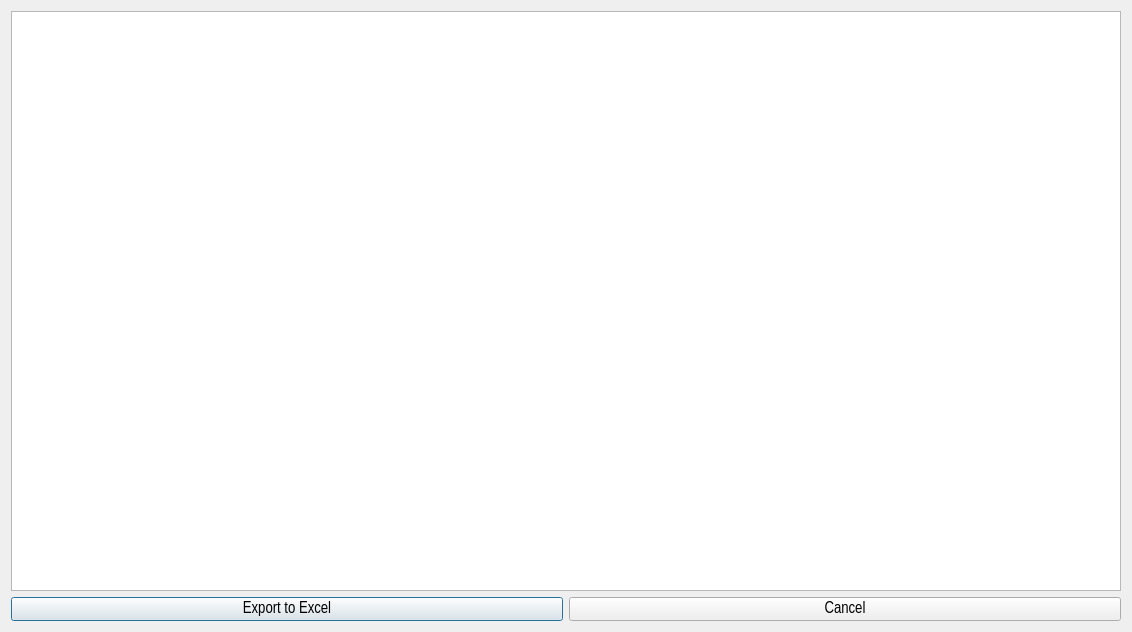
<?xml version="1.0" encoding="UTF-8"?>
<ui version="4.0">
 <class>MoreInforDlg</class>
 <widget class="QDialog" name="MoreInforDlg">
  <property name="windowModality">
   <enum>Qt::WindowModal</enum>
  </property>
  <property name="geometry">
   <rect>
    <x>0</x>
    <y>0</y>
    <width>1132</width>
    <height>632</height>
   </rect>
  </property>
  <property name="font">
   <font>
    <family>Arial Narrow</family>
    <pointsize>12</pointsize>
   </font>
  </property>
  <property name="windowTitle">
   <string>More Information for Equipments</string>
  </property>
  <property name="windowIcon">
   <iconset>
    <normaloff>images/viewdetail.png</normaloff>images/viewdetail.png</iconset>
  </property>
  <property name="modal">
   <bool>true</bool>
  </property>
  <layout class="QVBoxLayout" name="verticalLayout">
   <item>
    <widget class="QTableView" name="tableView_MoreInfo">
     <property name="selectionMode">
      <enum>QAbstractItemView::SingleSelection</enum>
     </property>
     <property name="selectionBehavior">
      <enum>QAbstractItemView::SelectRows</enum>
     </property>
    </widget>
   </item>
   <item>
    <layout class="QHBoxLayout" name="horizontalLayout">
     <item>
      <widget class="QPushButton" name="pushButton_Export">
       <property name="text">
        <string>Export to Excel</string>
       </property>
      </widget>
     </item>
     <item>
      <widget class="QPushButton" name="pushButton_Cancel">
       <property name="text">
        <string>Cancel</string>
       </property>
      </widget>
     </item>
    </layout>
   </item>
  </layout>
 </widget>
 <resources/>
 <connections/>
</ui>
